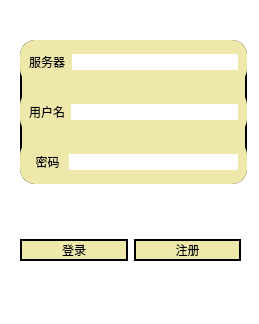
<?xml version="1.0" encoding="UTF-8"?>
<ui version="4.0">
 <class>Widget</class>
 <widget class="QWidget" name="Widget">
  <property name="geometry">
   <rect>
    <x>0</x>
    <y>0</y>
    <width>259</width>
    <height>324</height>
   </rect>
  </property>
  <property name="windowTitle">
   <string>Widget</string>
  </property>
  <property name="styleSheet">
   <string notr="true">background-color:white;
border-radius：5px;</string>
  </property>
  <widget class="QWidget" name="widget_2" native="true">
   <property name="geometry">
    <rect>
     <x>20</x>
     <y>40</y>
     <width>227</width>
     <height>144</height>
    </rect>
   </property>
   <property name="styleSheet">
    <string notr="true">background-color: rgb(0, 170, 255);
    background-color: palegoldenrod;
   border-color: rgb(16, 16, 16);
	border: 2px solid rgb(0,0,0);
	border-radius : 15px;</string>
   </property>
   <layout class="QGridLayout" name="gridLayout">
    <item row="0" column="0">
     <widget class="QWidget" name="widget_5" native="true">
      <property name="styleSheet">
       <string notr="true">border: 0px solid rgb(0,0,0);
	</string>
      </property>
      <layout class="QHBoxLayout" name="horizontalLayout_2">
       <item>
        <widget class="QLabel" name="label_3">
         <property name="styleSheet">
          <string notr="true">font: 75 9pt &quot;Microsoft YaHei UI&quot;;

	border: 0px solid rgb(0,0,0);
	</string>
         </property>
         <property name="text">
          <string>服务器</string>
         </property>
        </widget>
       </item>
       <item>
        <widget class="QLineEdit" name="lineEditServerAddr">
         <property name="styleSheet">
          <string notr="true">background-color: rgb(255, 255, 255);</string>
         </property>
        </widget>
       </item>
      </layout>
     </widget>
    </item>
    <item row="1" column="0">
     <widget class="QWidget" name="widget" native="true">
      <property name="styleSheet">
       <string notr="true">border: 0px solid rgb(0,0,0);
	</string>
      </property>
      <layout class="QHBoxLayout" name="horizontalLayout">
       <item>
        <widget class="QLabel" name="label">
         <property name="styleSheet">
          <string notr="true">font: 75 9pt &quot;Microsoft YaHei UI&quot;;

	border: 0px solid rgb(0,0,0);
	</string>
         </property>
         <property name="text">
          <string>用户名</string>
         </property>
        </widget>
       </item>
       <item>
        <widget class="QLineEdit" name="lineEditUserName">
         <property name="styleSheet">
          <string notr="true">background-color: rgb(255, 255, 255);</string>
         </property>
        </widget>
       </item>
      </layout>
     </widget>
    </item>
    <item row="2" column="0">
     <widget class="QWidget" name="widget_4" native="true">
      <property name="styleSheet">
       <string notr="true">border: 0px solid rgb(0,0,0);
	</string>
      </property>
      <layout class="QHBoxLayout" name="horizontalLayout_4">
       <item>
        <widget class="QLabel" name="label_2">
         <property name="styleSheet">
          <string notr="true">font: 75 9pt &quot;Microsoft YaHei UI&quot;;
border: 0px solid rgb(0,0,0);
	</string>
         </property>
         <property name="text">
          <string>  密码 </string>
         </property>
        </widget>
       </item>
       <item>
        <widget class="QLineEdit" name="lineEditPassword">
         <property name="styleSheet">
          <string notr="true">background-color: rgb(255, 255, 255);</string>
         </property>
        </widget>
       </item>
      </layout>
     </widget>
    </item>
   </layout>
  </widget>
  <widget class="QWidget" name="widget_3" native="true">
   <property name="geometry">
    <rect>
     <x>20</x>
     <y>220</y>
     <width>221</width>
     <height>61</height>
    </rect>
   </property>
   <layout class="QHBoxLayout" name="horizontalLayout_3">
    <item>
     <widget class="QPushButton" name="pushButtonLogin">
      <property name="styleSheet">
       <string notr="true">

QPushButton {
	font: 75 14pt &quot;Segoe Print&quot;;
    background-color: palegoldenrod;
   border-color: rgb(16, 16, 16);
	border: 2px solid rgb(0,0,0);
	border-radius : 15px;
}

QPushButton:hover {
   background-color: khaki;
}

/* Increase the padding, so the text is shifted when the button is
   pressed. */
QPushButton:pressed {
    padding-left: 5px;
    padding-top: 5px;
    background-color: #d0d67c;
}
</string>
      </property>
      <property name="text">
       <string>登录</string>
      </property>
     </widget>
    </item>
    <item>
     <widget class="QPushButton" name="pushButtonRegister">
      <property name="styleSheet">
       <string notr="true">

QPushButton {
	font: 75 14pt &quot;Segoe Print&quot;;
    background-color: palegoldenrod;
   border-color: rgb(16, 16, 16);
	border: 2px solid rgb(0,0,0);
	border-radius : 15px;
}

QPushButton:hover {
   background-color: khaki;
}

/* Increase the padding, so the text is shifted when the button is
   pressed. */
QPushButton:pressed {
    padding-left: 5px;
    padding-top: 5px;
    background-color: #d0d67c;
}
</string>
      </property>
      <property name="text">
       <string>注册</string>
      </property>
     </widget>
    </item>
   </layout>
  </widget>
 </widget>
 <resources/>
 <connections/>
</ui>
